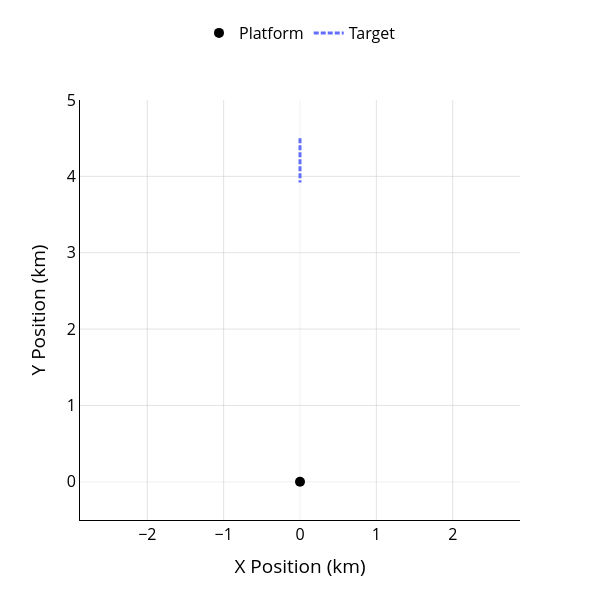

This figure's notebook cell:
### Markdown cell above
## 13. Visualise Target and Platform Trajectories

Show the trajectories in 2D Cartesian space (top view).

### Code cell
# Use plotter helper for world view
fig_world = plot_world(truths=[target_ground_truth], platform=platform)
fig_world.show()

### Figure 1 — Plotly figure (JSON) as saved in the notebook; plotly's stock layout.template omitted (floating-point values rounded to 4 significant figures)
{"data": [{"marker": {"color": "black", "size": 10}, "mode": "markers", "name": "Platform", "type": "scatter", "x": [0], "y": [0]}, {"line": {"color": "#636EFA", "dash": "5px,2px", "width": 3}, "mode": "lines", "name": "Target", "type": "scatter", "x": [0, 0, 0, 0, 0, 0, 0, 0, 0, 0, 0, 0, 0, 0, 0, 0, 0, 0, 0, 0, 0, 0, 0, 0, 0, 0, 0, 0, 0, 0], "y": [4.5, 4.48, 4.46, 4.44, 4.42, 4.4, 4.38, 4.36, 4.34, 4.32, 4.3, 4.28, 4.26, 4.24, 4.22, 4.2, 4.18, 4.16, 4.14, 4.12, 4.1, 4.08, 4.06, 4.04, 4.02, 4, 3.98, 3.96, 3.94, 3.92]}], "layout": {"autosize": false, "colorway": ["#636EFA", "#EF553B", "#00CC96", "#AB63FA", "#FFA15A", "#19D3F3", "#FF6692", "#B6E880", "#FF97FF", "#FECB52"], "font": {"color": "black", "size": 16}, "height": 600, "legend": {"orientation": "h", "x": 0.5, "xanchor": "center", "y": 1.2}, "plot_bgcolor": "white", "showlegend": true, "width": 600, "xaxis": {"gridcolor": "rgba(200,200,200,0.5)", "linecolor": "black", "range": [-2.75, 2.75], "showgrid": true, "title": {"text": "X Position (km)"}, "zeroline": true, "zerolinecolor": "rgba(200, 200, 200, 0.5)", "zerolinewidth": 0.5}, "yaxis": {"gridcolor": "rgba(200,200,200,0.5)", "linecolor": "black", "range": [-0.5, 5], "scaleanchor": "x", "scaleratio": 1, "showgrid": true, "title": {"text": "Y Position (km)"}, "zeroline": true, "zerolinecolor": "rgba(200, 200, 200, 0.5)", "zerolinewidth": 0.5}}}
